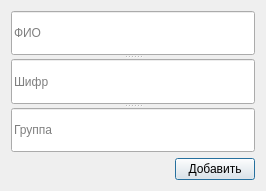
<?xml version="1.0" encoding="UTF-8"?>
<ui version="4.0">
 <class>Student</class>
 <widget class="QDialog" name="Student">
  <property name="geometry">
   <rect>
    <x>0</x>
    <y>0</y>
    <width>266</width>
    <height>191</height>
   </rect>
  </property>
  <property name="windowTitle">
   <string>Dialog</string>
  </property>
  <layout class="QGridLayout" name="gridLayout">
   <item row="0" column="0">
    <widget class="QSplitter" name="splitter">
     <property name="orientation">
      <enum>Qt::Vertical</enum>
     </property>
     <widget class="QLineEdit" name="lineEdit">
      <property name="placeholderText">
       <string>ФИО</string>
      </property>
     </widget>
     <widget class="QLineEdit" name="lineEdit_2">
      <property name="placeholderText">
       <string>Шифр</string>
      </property>
     </widget>
     <widget class="QLineEdit" name="lineEdit_3">
      <property name="placeholderText">
       <string>Группа</string>
      </property>
     </widget>
    </widget>
   </item>
   <item row="1" column="0">
    <layout class="QHBoxLayout" name="horizontalLayout">
     <item>
      <spacer name="horizontalSpacer">
       <property name="orientation">
        <enum>Qt::Horizontal</enum>
       </property>
       <property name="sizeHint" stdset="0">
        <size>
         <width>148</width>
         <height>20</height>
        </size>
       </property>
      </spacer>
     </item>
     <item>
      <widget class="QPushButton" name="pushButton">
       <property name="text">
        <string>Добавить</string>
       </property>
      </widget>
     </item>
    </layout>
   </item>
  </layout>
 </widget>
 <resources/>
 <connections/>
</ui>
